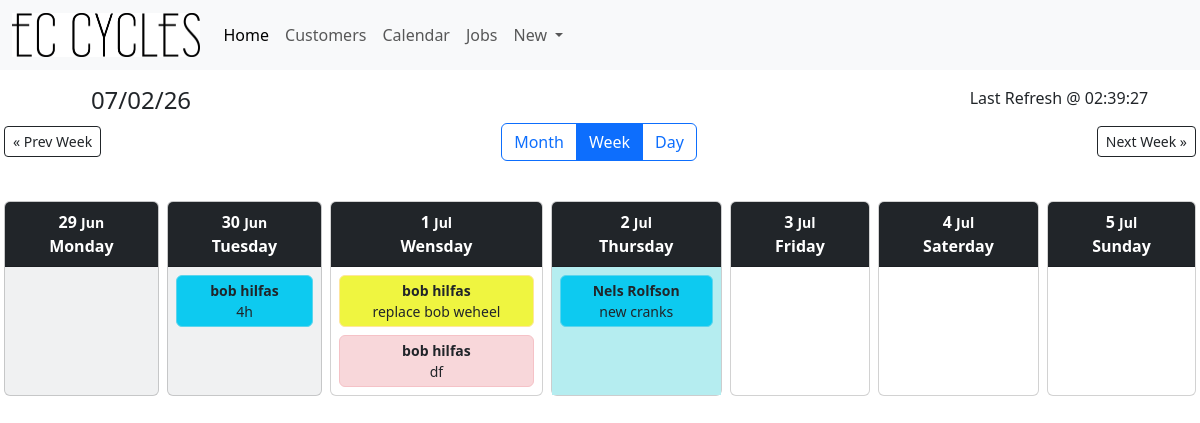
The page /calendar/week on the database its author committed.
### tables this page shows
CREATE TABLE "Jobs" (
	"JobID"	INTEGER NOT NULL UNIQUE,
	"Cust_ID"	INTEGER NOT NULL,
	"BikeBrand"	TEXT,
	"BikeModel"	TEXT,
	"JobDetails"	TEXT,
	"DueDate"	DATE , Status TEXT DEFAULT 'Not Started',
	PRIMARY KEY("JobID" AUTOINCREMENT)
);

CREATE TABLE "Customers" (
	"Cust_ID"	INTEGER NOT NULL UNIQUE,
	"CustFName"	TEXT NOT NULL,
	"CustLName"	TEXT,
	"CustAddress"	TEXT,
	"CustPNumber"	INTEGER,
	"CustEmail"	INTEGER,
	"CustDetails"	TEXT,
	PRIMARY KEY("Cust_ID" AUTOINCREMENT)
);

### app.py (the view)
@app.route("/calendar/week")
def timetable():
    time = time_gen()
    page_title = "EC Cycles | Calendar"
    today_dt = datetime.datetime.now()
    today_date = today_dt.date()
    year = request.args.get("year", type=int)
    month = request.args.get("month", type=int)
    week = request.args.get("week", type=int)
    today_param = request.args.get("today", type=int)
    if not year:
        year = today_dt.year
    if not month:
        month = today_dt.month
    cal_obj = calendar.Calendar(firstweekday=0)
    cal = cal_obj.monthdatescalendar(year, month)
    month_name = calendar.month_name[month]
    prev_month = 12 if month == 1 else month - 1
    prev_year = year - 1 if month == 1 else year
    next_month = 1 if month == 12 else month + 1
    next_year = year + 1 if month == 12 else year
    month_back = cal_obj.monthdatescalendar(prev_year, prev_month)
    month_forward = cal_obj.monthdatescalendar(next_year, next_month)
    prev_week_count = len(month_back) - 1
    if week is None:
        week = 0
        if year == today_dt.year and month == today_dt.month:
            for i, w in enumerate(cal):
                if today_date in w:
                    week = i
                    break
    week = max(0, min(week, len(cal) - 1))  # keep week index in range
    cal_week = cal[week]
    if today_param:
        today = next((d for d in cal_week if d.day == today_param), cal_week[0])
    elif today_date in cal_week:
        today = today_date
    else:
        today = cal_week[0]
    jobs = get_jobs_for_dates(cal_week[0], cal_week[-1])
    return render_template(
        "calendarWeek.html",
        time=time,
        page_title=page_title,
        cal=cal,
        cal_week=cal_week,
        jobs=jobs,
        today=today,
        year=year,
        month=month,
        month_name=month_name,
        week=week,
        prev_month=prev_month,
        prev_year=prev_year,
        next_month=next_month,
        next_year=next_year,
        prev_week_count=prev_week_count,
        month_back=month_back,
        month_forward=month_forward,
    )

### app.py (called while the page is built)
def time_gen():
    time_dict = {"":""}
    day_info = datetime.datetime.now()
    date = day_info.strftime("%x")
    time = day_info.strftime("%X")
    time_dict["Date"] = date
    time_dict["Time"] = time
    return time_dict

def get_db_conn():
    conn = sqlite3.connect('JobCards.db')
    conn.row_factory = sqlite3.Row
    return conn

def get_jobs_for_dates(start_date, end_date):
    conn = get_db_conn()
    cursor = conn.execute("""
        SELECT Jobs.*, Customers.CustFName, Customers.CustLName
        FROM Jobs
        INNER JOIN Customers ON Customers.Cust_ID = Jobs.Cust_ID
        WHERE DueDate BETWEEN ? AND ?
    """, (start_date.isoformat(), end_date.isoformat()))
    jobs = cursor.fetchall()
    conn.close()
    job_dict = {}
    for job in jobs:
        job_date = datetime.datetime.strptime(job["DueDate"], "%Y-%m-%d").date()
        lines = job["JobDetails"].splitlines()
        second_line = lines[1] if len(lines) > 1 else ""
        job_copy = dict(job)
        job_copy["JobDetails"] = second_line
        job_dict.setdefault(job_date, []).append(job_copy)
    return job_dict

### Templates/calendarWeek.html (shortened to what this page needs)
{% extends 'Base.html' %}
{% block content %}
<div class="container-fluid px-3 marcus_time_v3">
    <div class=" d-md-block mb-3">
        <div class="d-flex  justify-content-between align-items-center mb-2">
            {% if week > 0 %}
                <a href="{{ url_for('timetable', year=year, month=month, week=week-1) }}" class="btn btn-outline-dark btn-sm">
                    &laquo; Prev Week
                </a>
            {% else %}
                <a href="{{ url_for('timetable', year=prev_year, month=prev_month, week=prev_week_count) }}" class="btn btn-outline-dark btn-sm">
                    &laquo; Prev Week
                </a>
            {% endif %}
            <div class="btn-group" role="group">
                <label class="btn btn-outline-primary"
                       for="monthView"
                       onclick="window.location.href='{{ url_for('calendar_view', year=year, month=month) }}'">
                    Month
                </label>
                <label class="btn btn-outline-primary"
                       for="weekView"
                       onclick="window.location.href='{{ url_for('timetable', year=year, month=month, week=week) }}'">
                    Week
                </label>
                <label class="btn btn-outline-primary"
                    for="dayView"
                    onclick="window.location.href='{{ url_for('jobs_by_day', year=today.year, month=today.month, day=today.day) }}'">
                    Day
                </label>
            </div>
            {% if week < cal|length - 1 %}
                <a href="{{ url_for('timetable', year=year, month=month, week=week+1) }}" class="btn btn-outline-dark btn-sm">
                    Next Week &raquo;
                </a>
            {% else %}
                <a href="{{ url_for('timetable', year=next_year, month=next_month, week=0) }}" class="btn btn-outline-dark btn-sm">
                    Next Week &raquo;
                </a>
            {% endif %}
        </div>
        <div class="col-6 col-md-3 mx-auto py-2 mt-4 text-center text-light rounded ">
        </div>
        {% set count = namespace(value=0) %}
<div class="d-flex flex-row gap-2 justify-content-center">
    {% for day in cal_week %}
        {% set count.value = count.value + 1 %}
        <div class="flex-fill">
            <div class="card h-100 {% if day == today %}bg-light{% endif %} {% if day.month != month %}bg-secondary bg-opacity-10{% endif %}"
                onclick="window.location.href='{{ url_for('jobs_by_day', year=day.year, month=day.month, day=day.day) }}'"
                style="cursor:pointer;">
                <div class="card-header bg-dark text-white text-center py-2">
                    <strong>
                        {{ day.day }}
                        <small>{{ day.strftime('%b') }}</small>
                        <br>
                        {{ 'Monday' if count.value == 1}}
                        {{ 'Tuesday' if count.value == 2}}
                        {{ 'Wensday' if count.value == 3}}
                        {{ 'Thursday' if count.value == 4}}
                        {{ 'Friday' if count.value == 5}}
                        {{ 'Saterday' if count.value == 6}}
                        {{ 'Sunday' if count.value == 7}}
                    </strong>
                </div>
                <div class="card-body p-2 d-flex flex-column gap-2 {% if day == today %}today{% endif %}">
                    {% if day in jobs %}
                        {% for job in jobs[day] %}
                            <div class="border rounded p-1 small"
                                 data-status="{{ job['Status'] }}"
                                 onclick="event.stopPropagation(); window.location.href='{{ url_for('ViewJobCard', id=job['JobID']) }}'">
                                <strong>{{ job['CustFName'] }} {{ job['CustLName'] }}</strong><br>
                                {{ job['JobDetails'] }}
                            </div>
                        {% endfor %}
                    {% endif %}
                </div>
            </div>
        </div>
    {% endfor %}
</div>
    </div>
</div>
{% endblock %}

### Templates/base.html (style rules this page uses)
.job-card[data-status="Not Started"], .job-card-lg[data-status="Not Started"], .border.rounded[data-status="Not Started"] { background-color: #f8d7da !important; border-color: #f5c2c7 !important; }
.job-card[data-status="In Progress"], .job-card-lg[data-status="In Progress"], .border.rounded[data-status="In Progress"] { background-color: #eff540 !important; border-color: #ffe69c !important; }
.job-card[data-status="Parked"], .job-card-lg[data-status="Parked"], .border.rounded[data-status="Parked"] { background-color: #0dcaf0 !important; border-color: #5bd5ed !important; }

### Templates/calendarWeek.html (style rules this page uses)
.today { background-color: #b5edf0; }

### rows shown on the page
Jobs: CustFName "bob", CustLName "hilfas", JobDetails "4h"
Jobs: CustFName "bob", CustLName "hilfas", JobDetails "replace bob weheel"
Jobs: CustFName "bob", CustLName "hilfas", JobDetails "df"
Jobs: CustFName "Nels", CustLName "Rolfson", JobDetails "new cranks"

### other values the page prints
{{ time["Date"] }} "07/02/26"
{{ time["Time"] }} "02:39:27"
{{ day.day }} "29" "30" "1" "2" "3" "4" "5"
{{ day.strftime('%b') }} "Jun" "Jun" "Jul" "Jul" "Jul" "Jul" "Jul"
{{ 'Monday' if count.value == 1 }} "Monday"
{{ 'Tuesday' if count.value == 2 }} "Tuesday"
{{ 'Wensday' if count.value == 3 }} "Wensday"
{{ 'Thursday' if count.value == 4 }} "Thursday"
{{ 'Friday' if count.value == 5 }} "Friday"
{{ 'Saterday' if count.value == 6 }} "Saterday"
{{ 'Sunday' if count.value == 7 }} "Sunday"
